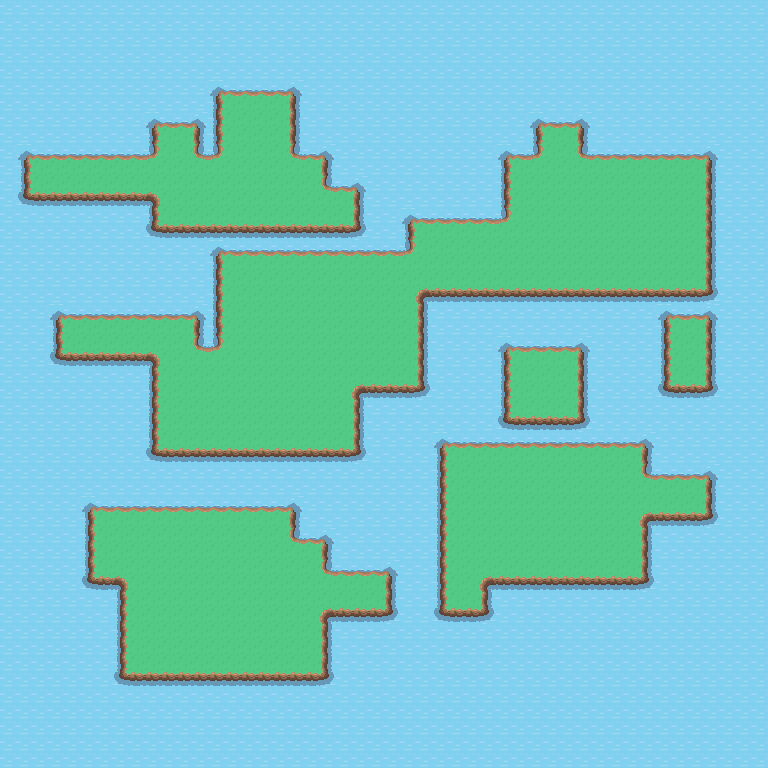

Rendered tile map (Tiled .tmx) drawn with the repository's tilesets; below, a short description and the map source with its tile grids summarised:
An orthogonal 48x48 tile map with 16x16 px tiles, 3 tile layers (Base, Collision, Above).

<map version="1.0" orientation="orthogonal" width="48" height="48" tilewidth="16" tileheight="16"><properties><property name="PathSize" value="7" /></properties><properties><property name="EntranceMap" value="6" /></properties><properties><property name="ExitMap" value="4" /></properties><properties><property name="EntrancePos" value="22,22" /></properties><properties><property name="ExitPos" value="6,10" /></properties> <tileset firstgid="1" name="edited_tiles" tilewidth="16" tileheight="16">  <image source="edited_tiles.png" trans="ffffff" /> </tileset> <layer name="Base" width="48" height="48">  <data>[2304 cells, 2304 non-empty, 1 distinct tile ids]</data> </layer> <layer name="Collision" width="48" height="48">  <data>[2304 cells, 1668 non-empty, 13 distinct tile ids]</data> </layer> <layer name="Above" width="48" height="48">  <data>[2304 cells, 0 non-empty, 0 distinct tile ids]</data> </layer></map>
